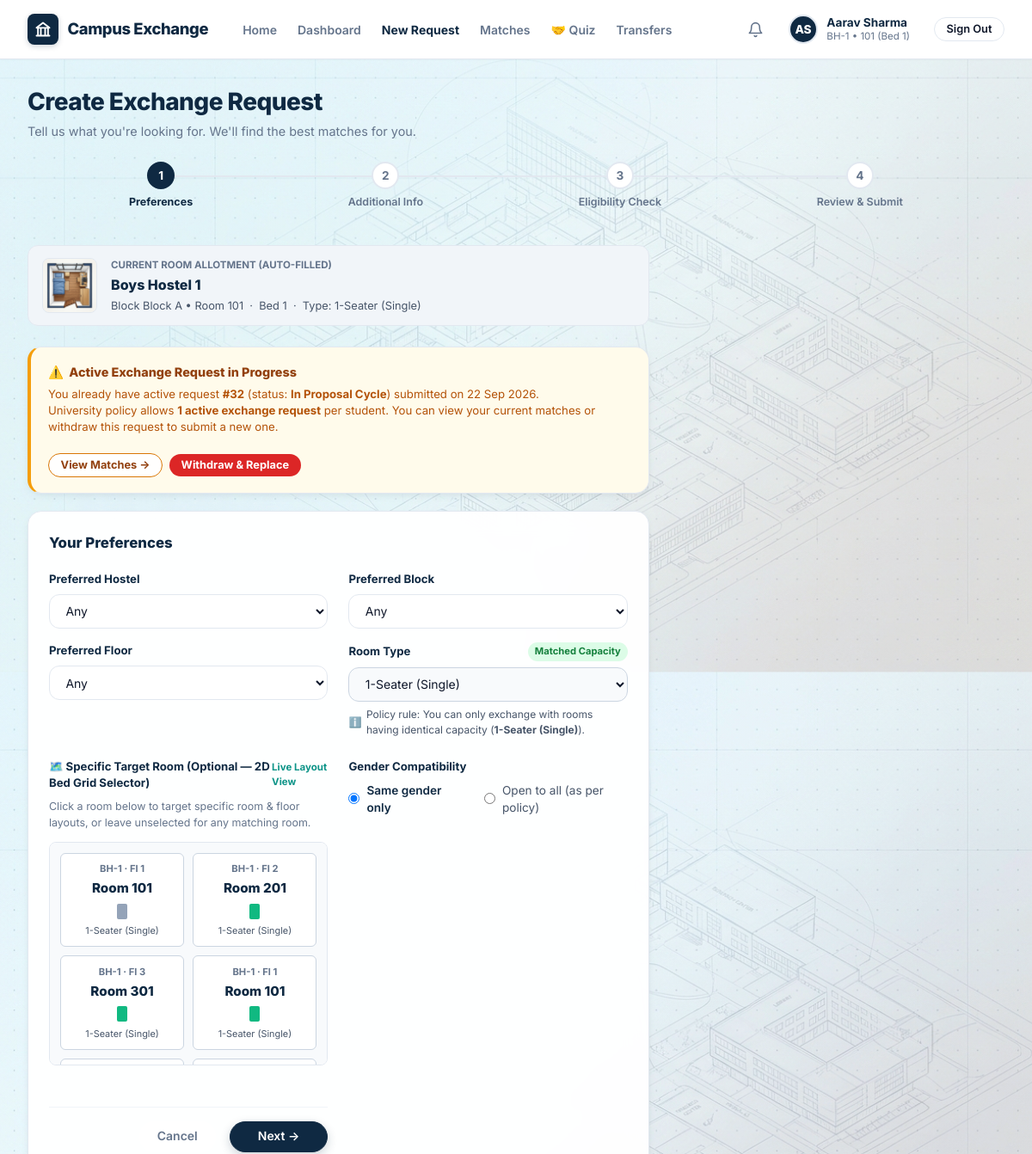
Before: /exchange-requests/new/ (signed in, upper part) with the older database file.
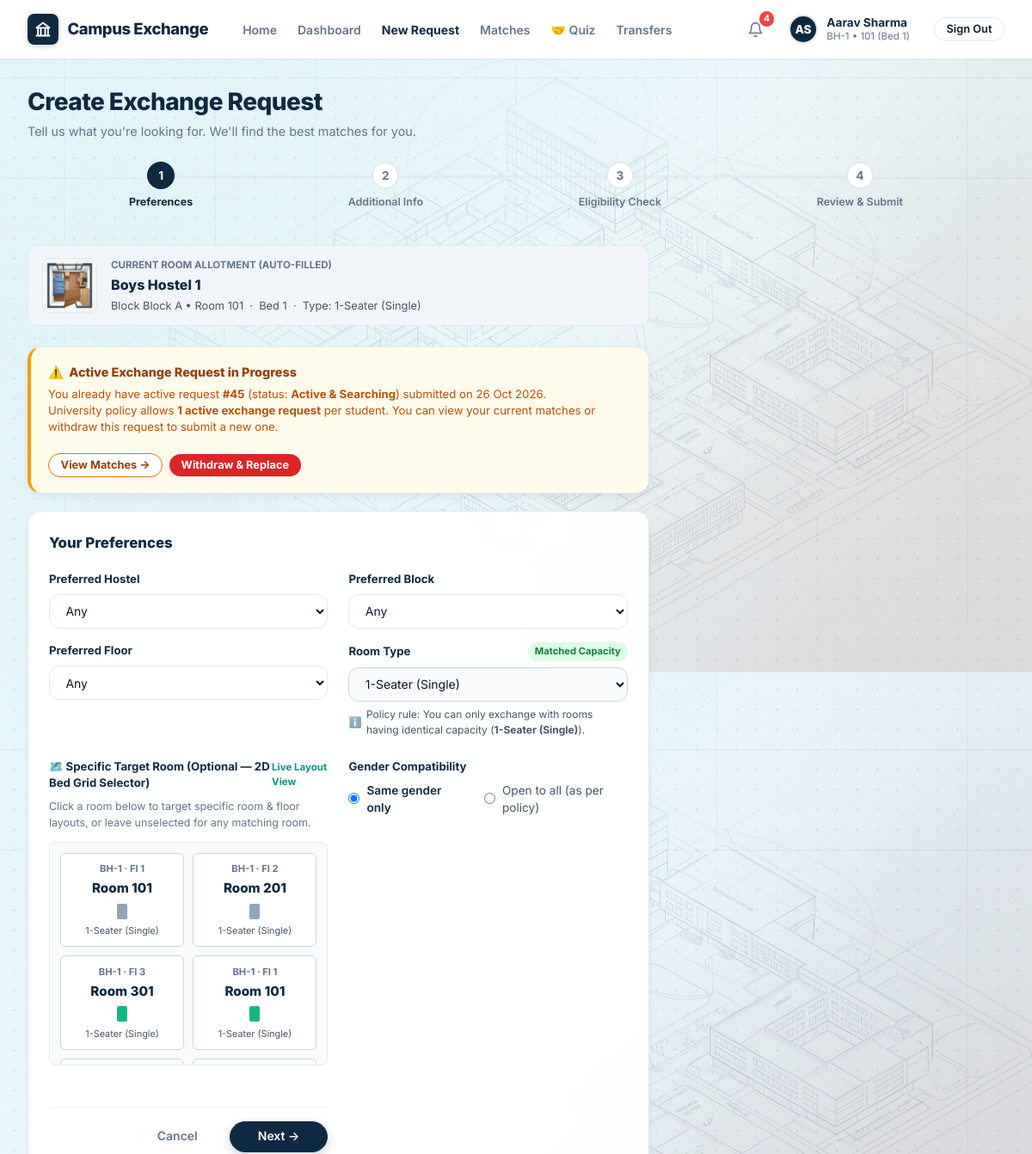
After: the same page with the newer database file.
### exchange/models.py (models this page shows, shortened)
class ExchangeRequest(models.Model):
    class RequestStatus(models.TextChoices):
        DRAFT = 'DRAFT', 'Draft'
        ACTIVE = 'ACTIVE', 'Active & Searching'
        MATCHED = 'MATCHED', 'Match Found'
        PROPOSED = 'PROPOSED', 'In Proposal Cycle'
        COMPLETED = 'COMPLETED', 'Transfer Completed'
        WITHDRAWN = 'WITHDRAWN', 'Withdrawn by Student'
        EXPIRED = 'EXPIRED', 'Expired'
        REJECTED = 'REJECTED', 'Eligibility Rejected'
    requester = models.ForeignKey(settings.AUTH_USER_MODEL, on_delete=models.CASCADE, related_name='exchange_requests')
    current_bed = models.ForeignKey(Bed, on_delete=models.PROTECT, related_name='source_exchange_requests')
    preferred_hostel = models.ForeignKey(Hostel, null=True, blank=True, on_delete=models.SET_NULL, related_name='targeted_requests')
    preferred_room_type = models.CharField(max_length=20, choices=Room.RoomType.choices, blank=True)
    preferred_floor = models.IntegerField(null=True, blank=True)
    specific_target_room = models.ForeignKey(Room, null=True, blank=True, on_delete=models.SET_NULL, related_name='directly_requested_in')
    reason = models.TextField(blank=True, help_text="Academic, medical, or study preference explanation")
    status = models.CharField(max_length=20, choices=RequestStatus.choices, default=RequestStatus.ACTIVE, db_index=True)
    expires_at = models.DateTimeField(null=True, blank=True)
    created_at = models.DateTimeField(auto_now_add=True)
    updated_at = models.DateTimeField(auto_now=True)
    class Meta:
        ordering = ['-created_at']

### hostel/models.py (models this page shows, shortened)
class Bed(models.Model):
    class OccupancyStatus(models.TextChoices):
        VACANT = 'VACANT', 'Vacant'
        OCCUPIED = 'OCCUPIED', 'Occupied'
        LOCKED_FOR_TRANSFER = 'LOCKED_FOR_TRANSFER', 'Locked for Transfer'
        MAINTENANCE = 'MAINTENANCE', 'Under Maintenance'
    room = models.ForeignKey(Room, on_delete=models.CASCADE, related_name='beds')
    bed_number = models.CharField(max_length=20)
    current_occupant = models.OneToOneField(
        settings.AUTH_USER_MODEL,
        null=True,
        blank=True,
        on_delete=models.SET_NULL,
        related_name='allocated_bed'
    )
    occupancy_status = models.CharField(
        max_length=25,
        choices=OccupancyStatus.choices,
        default=OccupancyStatus.VACANT,
        db_index=True
    )
    class Meta:
        unique_together = ('room', 'bed_number')
        ordering = ['room', 'bed_number']

### accounts/models.py (models this page shows, shortened)
class User(AbstractUser):
    class Role(models.TextChoices):
        STUDENT = 'student', 'Student'
        WARDEN = 'warden', 'Hostel Warden'
        CHIEF_WARDEN = 'chief_warden', 'Chief Warden'
        ADMIN = 'admin', 'Hostel Administrator'
        DSW = 'dsw', 'Dean of Student Welfare (DSW)'
    class Gender(models.TextChoices):
        MALE = 'M', 'Male'
        FEMALE = 'F', 'Female'
        OTHER = 'O', 'Other'
    university_id = models.CharField(max_length=30, unique=True, db_index=True)
    role = models.CharField(max_length=20, choices=Role.choices, default=Role.STUDENT, db_index=True)
    phone = models.CharField(max_length=20, blank=True)
    gender = models.CharField(max_length=1, choices=Gender.choices, default=Gender.MALE)
    has_fee_clearance = models.BooleanField(default=True, help_text="Verified student fee clearance")
    has_disciplinary_hold = models.BooleanField(default=False, help_text="Active university disciplinary restriction")
    last_transferred_at = models.DateTimeField(null=True, blank=True, help_text="Timestamp of last completed room swap")
    created_at = models.DateTimeField(auto_now_add=True)
    updated_at = models.DateTimeField(auto_now=True)
    @property
    def is_student(self):
        return self.role == self.Role.STUDENT
    @property
    def is_warden(self):
        return self.role in (self.Role.WARDEN, self.Role.CHIEF_WARDEN)
    @property
    def is_chief_warden(self):
        return self.role == self.Role.CHIEF_WARDEN
    @property
    def is_admin_role(self):
        return self.role == self.Role.ADMIN or self.is_superuser
    @property
    def is_dsw(self):
        return self.role == self.Role.DSW

### exchange/views.py (the view, shortened to what this page needs)
# urls.py: path('exchange-requests/new/', views.create_request_view, name='create_request'),
def create_request_view(request):
    user = request.user
    eligibility = EligibilityService.validate_student_eligibility(user)
    current_bed = getattr(user, 'allocated_bed', None)
    current_room = current_bed.room if current_bed else None
    current_room_type = current_room.room_type if current_room else None
    active_request = ExchangeRequest.objects.filter(
        requester=user,
        status__in=[
            ExchangeRequest.RequestStatus.ACTIVE,
            ExchangeRequest.RequestStatus.MATCHED,
            ExchangeRequest.RequestStatus.PROPOSED
        ]
    ).first()
    hostels = Hostel.objects.filter(is_active=True)
    if hasattr(user, 'gender') and user.gender:
        gender_target = 'FEMALE' if user.gender == 'F' else 'MALE'
        hostels = hostels.filter(gender_type=gender_target)
    if current_room_type:
        room_types = [(current_room_type, current_room.get_room_type_display())]
    else:
        room_types = Room.RoomType.choices
    rooms = Room.objects.filter(is_active=True).select_related('block__hostel').prefetch_related('beds__current_occupant')
    if current_room_type:
        rooms = rooms.filter(room_type=current_room_type)
    if hasattr(user, 'gender') and user.gender:
        gender_target = 'FEMALE' if user.gender == 'F' else 'MALE'
        rooms = rooms.filter(block__hostel__gender_type=gender_target)
    rooms = rooms[:40]
    return render(request, 'exchange/create_request.html', {
        'eligibility': eligibility,
        'active_request': active_request,
        'hostels': hostels,
        'rooms': rooms,
        'room_types': room_types,
        'current_room': current_room,
        'current_room_type': current_room_type,
    })

### exchange/services/eligibility_service.py (called while the page is built)
    @staticmethod
    def get_policy_int(rule_type: str, default: int) -> int:
        try:
            rule = PolicyRule.objects.filter(rule_type=rule_type, is_active=True).first()
            return rule.int_value if rule else default
        except Exception:
            return default

    @staticmethod
    def get_policy_bool(rule_type: str, default: bool) -> bool:
        try:
            rule = PolicyRule.objects.filter(rule_type=rule_type, is_active=True).first()
            return rule.bool_value if rule else default
        except Exception:
            return default

### hostel/models.py (called while the page is built)
    @property
    def full_name(self):
        return f"{self.block.hostel.name} [{self.block.name}] Room {self.room_number}"

### templates/exchange/create_request.html (shortened to what the changed rows need)
{% extends 'base.html' %}
{% load static %}
{% block content %}
<div class="page-header" style="margin-bottom: 1.5rem;">
  <div class="page-title-group">
    <h1>Create Exchange Request</h1>
  </div>
</div>
<div class="grid-2" style="grid-template-columns: 1.3fr 0.7fr; align-items: start; margin-bottom: 2rem;">
  <div>
    {% if active_request %}
      <div class="card" style="border-left: 4px solid #F59E0B; background: #FFFBEB; margin-bottom: 1.25rem; padding: 1.1rem 1.25rem;">
        <div style="display: flex; align-items: flex-start; justify-content: space-between; gap: 1rem; flex-wrap: wrap;">
          <div>
            <div style="font-size: 0.9rem; font-weight: 800; color: #92400E; display: flex; align-items: center; gap: 0.4rem;">
              <span>⚠️</span> Active Exchange Request in Progress
            </div>
            <div style="font-size: 0.825rem; color: #B45309; margin-top: 0.35rem; line-height: 1.45;">
              You already have active request <strong>#{{ active_request.id }}</strong> (status: <strong>{{ active_request.get_status_display }}</strong>) submitted on {{ active_request.created_at|date:"d M Y" }}.
              <br>University policy allows <strong>1 active exchange request</strong> per student. You can view your current matches or withdraw this request to submit a new one.
            </div>
          </div>
          <div style="display: flex; gap: 0.5rem; align-items: center; margin-top: 0.25rem;">
            <a href="{% url 'matches' %}" class="btn btn-outline btn-sm" style="border-color: #D97706; color: #92400E; font-weight: 700;">
              View Matches →
            </a>
            <form method="post" action="{% url 'withdraw_request' pk=active_request.id %}" style="display: inline; margin: 0;">
              <button type="submit" class="btn btn-sm" style="background: #DC2626; color: #fff; border: none; font-weight: 700;" onclick="return confirm('Are you sure you want to withdraw request #{{ active_request.id }} to submit a new one?');">
                Withdraw &amp; Replace
              </button>
            </form>
          </div>
        </div>
      </div>
    {% endif %}
    <div class="card">
      <form method="post" action="{% url 'create_request' %}">
        <div class="grid-2" style="margin-bottom: 1.25rem;">
        <div class="form-group" style="margin-bottom: 1.5rem;">
          <div style="max-height: 260px; overflow-y: auto; border: 1px solid #E2E8F0; border-radius: 8px; padding: 0.75rem; background: #F8FAFC;">
            <div style="display: grid; grid-template-columns: repeat(auto-fill, minmax(130px, 1fr)); gap: 0.65rem;">
              {% for r in rooms %}
                <div class="room-selector-card" data-room-id="{{ r.id }}" onclick="selectRoomCard(this, '{{ r.id }}')" style="background: #FFFFFF; border: 1.5px solid #CBD5E1; border-radius: 6px; padding: 0.6rem; cursor: pointer; transition: all 0.15s ease; text-align: center;">
                  <div style="font-size: 0.7rem; font-weight: 700; color: #64748B;">{{ r.block.hostel.code }} · Fl {{ r.floor }}</div>
                  <div style="font-size: 0.95rem; font-weight: 800; color: #0F2942; margin: 0.2rem 0;">Room {{ r.room_number }}</div>
                  <div style="display: flex; justify-content: center; gap: 4px; margin: 0.35rem 0;">
                    {% for b in r.beds.all %}
                      <span title="Bed {{ b.bed_number }}: {% if b.current_occupant %}Occupied ({{ b.current_occupant.username }}){% else %}Vacant{% endif %}" style="width: 12px; height: 18px; border-radius: 2px; display: inline-block; {% if b.current_occupant %}background: #94A3B8;{% else %}background: #10B981;{% endif %}"></span>
                    {% endfor %}
                  </div>
                  <div style="font-size: 0.68rem; color: #475569;">{{ r.get_room_type_display }}</div>
                </div>
              {% empty %}
                <div style="grid-column: 1 / -1; text-align: center; padding: 1.5rem; color: #94A3B8; font-size: 0.8rem;">
                  No compatible rooms listed for this filter.
                </div>
              {% endfor %}
            </div>
          </div>
        </div>
      </form>
    </div>
  </div>
</div>
{% endblock %}

### templates/base.html (shortened to what the changed rows need)
<!DOCTYPE html>
<html lang="en">
<head>
  {% load static %}
  <link rel="stylesheet" href="{% static 'css/style.css' %}">
</head>
<body>
  <header class="top-navbar">
    <div class="navbar-inner">
      <div class="navbar-controls">
        {% if user.is_authenticated %}
          <a href="{% url 'dashboard' %}" class="nav-icon-bell" title="Notifications" style="position: relative;">
            <svg width="19" height="19" viewBox="0 0 24 24" fill="none" stroke="currentColor" stroke-width="2" stroke-linecap="round" stroke-linejoin="round">
              <path d="M18 8A6 6 0 0 0 6 8c0 7-3 9-3 9h18s-3-2-3-9"></path>
              <path d="M13.73 21a2 2 0 0 1-3.46 0"></path>
            </svg>
            {% if unread_notifications_count > 0 %}
              <span style="position: absolute; top: -3px; right: -3px; background: #EF4444; color: #FFFFFF; font-size: 0.65rem; padding: 1px 5px; border-radius: 10px; font-weight: 700;">{{ unread_notifications_count }}</span>
            {% endif %}
          </a>
        {% endif %}
      </div>
    </div>
  </header>
  <main class="main-container">
    {% block content %}{% endblock %}
  </main>
</body>
</html>

Changed rows visible on the page:
removed ExchangeRequest: id "32", status "In Proposal Cycle", created_at "22 Sep 2026"
added ExchangeRequest: id "45", status "Active & Searching", created_at "26 Oct 2026"
changed Bed (number 2 of 4 on the later page): current_occupant_id empty → 161 (drawn)
Other visible differences:
{{ unread_notifications_count }}: (not shown) → "4"
